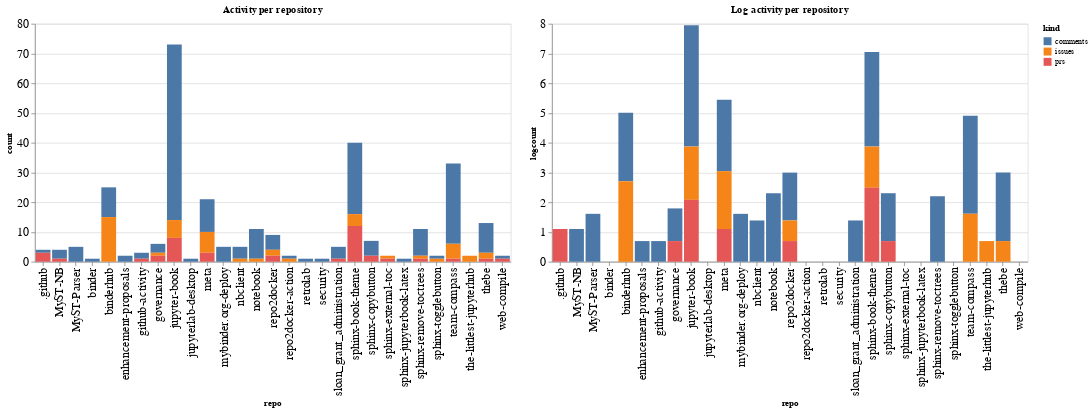

Notebook source saved alongside this figure:
### Code cell
ch1 = alt.Chart(repo_summaries, width=600, title="Activity per repository").mark_bar().encode(
    x='repo',
    y='count',
    color='kind',
    tooltip="kind"
)

ch2 = alt.Chart(repo_summaries, width=600, title="Log activity per repository").mark_bar().encode(
    x='repo',
    y='logcount',
    color='kind',
    tooltip="kind"
)

ch1 | ch2

### Figure 1 — Vega-Lite specification as saved in the notebook (floating-point values rounded to 4 significant figures)
{"config": {"axisLeft": {"labelFontSize": 15}, "axisBottom": {"labelFontSize": 15}}, "hconcat": [{"mark": "bar", "encoding": {"color": {"type": "nominal", "field": "kind"}, "tooltip": {"type": "nominal", "field": "kind"}, "x": {"type": "nominal", "field": "repo"}, "y": {"type": "quantitative", "field": "count"}}, "title": "Activity per repository", "width": 600}, {"mark": "bar", "encoding": {"color": {"type": "nominal", "field": "kind"}, "tooltip": {"type": "nominal", "field": "kind"}, "x": {"type": "nominal", "field": "repo"}, "y": {"type": "quantitative", "field": "logcount"}}, "title": "Log activity per repository", "width": 600}], "data": {"name": "data-6e5b8e587b76b884076e390f46e0b754"}, "$schema": "https://vega.github.io/schema/vega-lite/v4.8.1.json", "datasets": {"data-6e5b8e587b76b884076e390f46e0b754": [{"repo": ".github", "kind": "comments", "count": 1, "logcount": 0.0}, {"repo": ".github", "kind": "prs", "count": 3, "logcount": 1.099}, {"repo": "MyST-NB", "kind": "comments", "count": 3, "logcount": 1.099}, {"repo": "MyST-NB", "kind": "prs", "count": 1, "logcount": 0.0}, {"repo": "MyST-Parser", "kind": "comments", "count": 5, "logcount": 1.609}, {"repo": "binder", "kind": "comments", "count": 1, "logcount": 0.0}, {"repo": "binderhub", "kind": "comments", "count": 10, "logcount": 2.303}, {"repo": "binderhub", "kind": "issues", "count": 15, "logcount": 2.708}, {"repo": "enhancement-proposals", "kind": "comments", "count": 2, "logcount": 0.6931}, {"repo": "github-activity", "kind": "comments", "count": 2, "logcount": 0.6931}, {"repo": "github-activity", "kind": "prs", "count": 1, "logcount": 0.0}, {"repo": "governance", "kind": "comments", "count": 3, "logcount": 1.099}, {"repo": "governance", "kind": "issues", "count": 1, "logcount": 0.0}, {"repo": "governance", "kind": "prs", "count": 2, "logcount": 0.6931}, {"repo": "jupyter-book", "kind": "comments", "count": 59, "logcount": 4.078}, {"repo": "jupyter-book", "kind": "issues", "count": 6, "logcount": 1.792}, {"repo": "jupyter-book", "kind": "prs", "count": 8, "logcount": 2.079}, {"repo": "jupyterlab-desktop", "kind": "comments", "count": 1, "logcount": 0.0}, {"repo": "meta", "kind": "comments", "count": 11, "logcount": 2.398}, {"repo": "meta", "kind": "issues", "count": 7, "logcount": 1.946}, {"repo": "meta", "kind": "prs", "count": 3, "logcount": 1.099}, {"repo": "mybinder.org-deploy", "kind": "comments", "count": 5, "logcount": 1.609}, {"repo": "nbclient", "kind": "comments", "count": 4, "logcount": 1.386}, {"repo": "nbclient", "kind": "issues", "count": 1, "logcount": 0.0}, {"repo": "notebook", "kind": "comments", "count": 10, "logcount": 2.303}, {"repo": "notebook", "kind": "issues", "count": 1, "logcount": 0.0}, {"repo": "repo2docker", "kind": "comments", "count": 5, "logcount": 1.609}, {"repo": "repo2docker", "kind": "issues", "count": 2, "logcount": 0.6931}, {"repo": "repo2docker", "kind": "prs", "count": 2, "logcount": 0.6931}, {"repo": "repo2docker-action", "kind": "comments", "count": 1, "logcount": 0.0}, {"repo": "repo2docker-action", "kind": "issues", "count": 1, "logcount": 0.0}, {"repo": "retrolab", "kind": "comments", "count": 1, "logcount": 0.0}, {"repo": "security", "kind": "comments", "count": 1, "logcount": 0.0}, {"repo": "sloan_grant_administration", "kind": "comments", "count": 4, "logcount": 1.386}, {"repo": "sloan_grant_administration", "kind": "prs", "count": 1, "logcount": 0.0}, {"repo": "sphinx-book-theme", "kind": "comments", "count": 24, "logcount": 3.178}, {"repo": "sphinx-book-theme", "kind": "issues", "count": 4, "logcount": 1.386}, {"repo": "sphinx-book-theme", "kind": "prs", "count": 12, "logcount": 2.485}, {"repo": "sphinx-copybutton", "kind": "comments", "count": 5, "logcount": 1.609}, {"repo": "sphinx-copybutton", "kind": "prs", "count": 2, "logcount": 0.6931}, {"repo": "sphinx-external-toc", "kind": "issues", "count": 1, "logcount": 0.0}, {"repo": "sphinx-external-toc", "kind": "prs", "count": 1, "logcount": 0.0}, {"repo": "sphinx-jupyterbook-latex", "kind": "comments", "count": 1, "logcount": 0.0}, {"repo": "sphinx-remove-toctrees", "kind": "comments", "count": 9, "logcount": 2.197}, {"repo": "sphinx-remove-toctrees", "kind": "issues", "count": 1, "logcount": 0.0}, {"repo": "sphinx-remove-toctrees", "kind": "prs", "count": 1, "logcount": 0.0}, {"repo": "sphinx-togglebutton", "kind": "comments", "count": 1, "logcount": 0.0}, {"repo": "sphinx-togglebutton", "kind": "issues", "count": 1, "logcount": 0.0}, {"repo": "team-compass", "kind": "comments", "count": 27, "logcount": 3.296}, {"repo": "team-compass", "kind": "issues", "count": 5, "logcount": 1.609}, {"repo": "team-compass", "kind": "prs", "count": 1, "logcount": 0.0}, {"repo": "the-littlest-jupyterhub", "kind": "issues", "count": 2, "logcount": 0.6931}, {"repo": "thebe", "kind": "comments", "count": 10, "logcount": 2.303}, {"repo": "thebe", "kind": "issues", "count": 2, "logcount": 0.6931}, {"repo": "thebe", "kind": "prs", "count": 1, "logcount": 0.0}, {"repo": "web-compile", "kind": "comments", "count": 1, "logcount": 0.0}, {"repo": "web-compile", "kind": "prs", "count": 1, "logcount": 0.0}]}}
